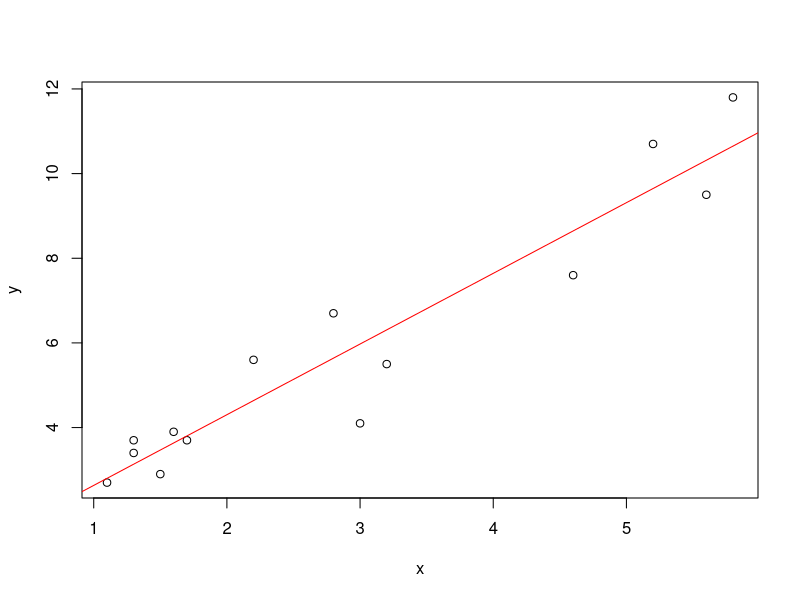
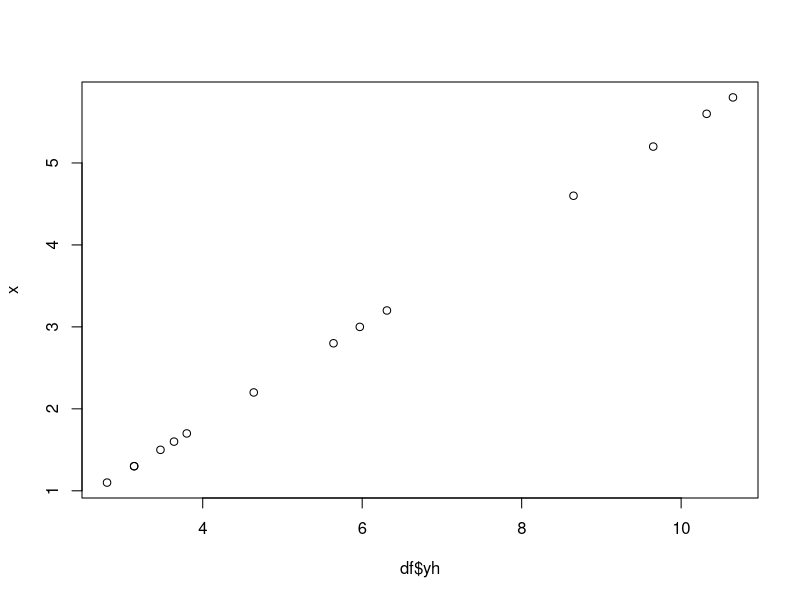

The R source for these figures, in order:
x <- c(1.7,1.6,2.8,5.6,1.3,2.2,1.3,1.1,3.2,1.5,5.2,4.6,5.8,3)
y <- c(3.7,3.9,6.7,9.5,3.4,5.6,3.7,2.7,5.5,2.9,10.7,7.6,11.8,4.1)
df  = data.frame(x,y)
length(x)
sum(x)
mean(y)
cor(x,y)
cor.test(x,y)
plot(x,y)
abline(lm(y~x),col='red')
fit = lm(y~x)
fit
summary(fit)
df$X = round(x- mean(x),2)
df
df$Y = round(y - mean(y),2)
df
df$XY = round(df$X*df$Y,2)
df$X2 = round(df$X^2,2)
df
SSXY = sum(df$XY)
SSXY
SSX = sum(df$X2)
SSX
b1 = SSXY/SSX
b1
mx = mean(df$x)
mx
my = mean(df$y)
b0 = my - b1*mx
b0
df$yh = round(fitted(fit),2)
df
plot(df$yh,x)
df$residuals = round((df$y - df$yh),2)
summary(df$residuals)
df$SSr = round((df$yh - mean(y))^2,2)
df$SSe = round((df$y - df$yh)^2,2)
df
colSums(df)
R2 = sum(df$SSr)/(sum(df$SSe)+sum(df$SSr))
R2
n = length(x)
SE = sqrt(sum(df$SSe)/(n-2))
SE
